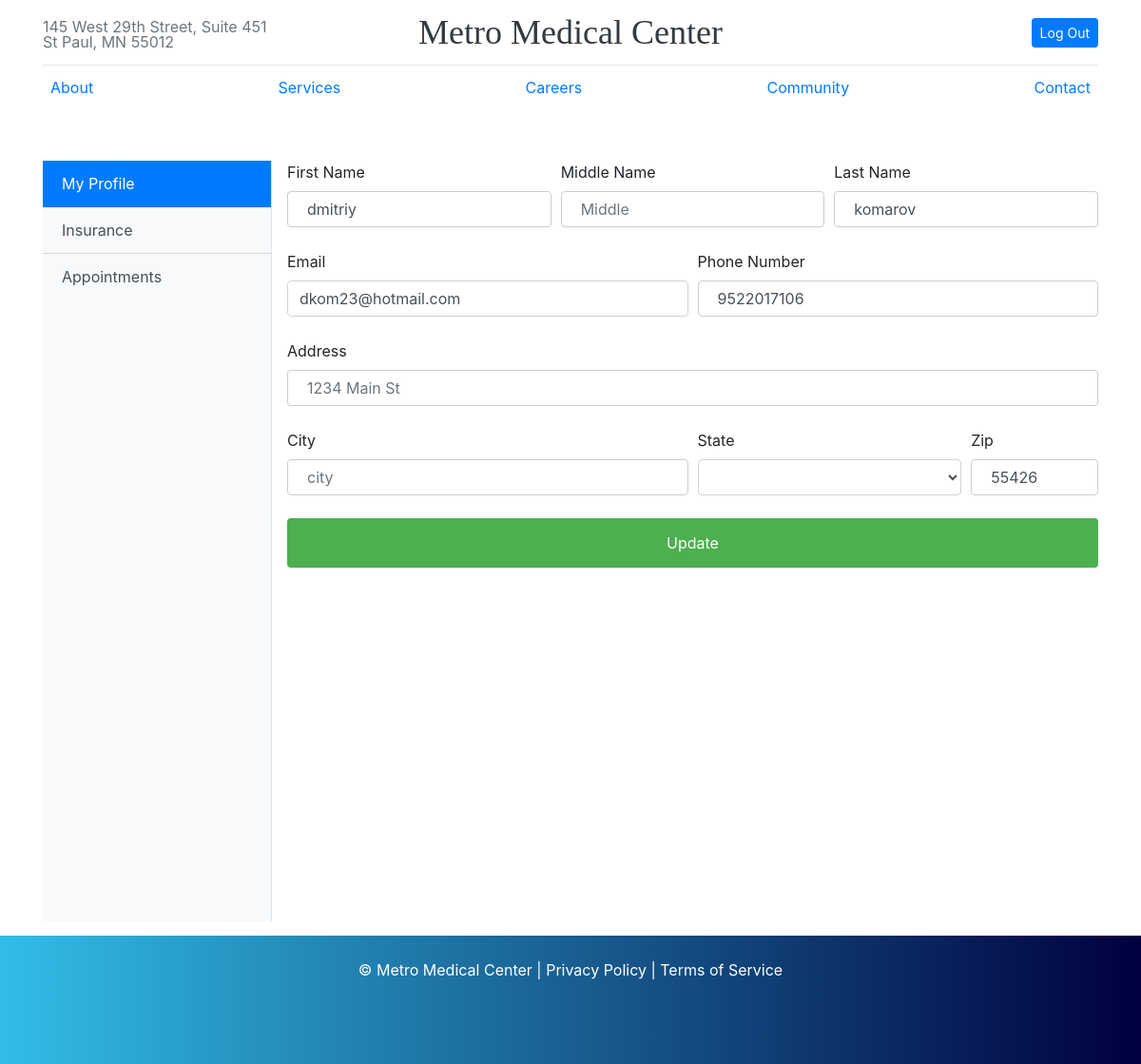
The page /metromed/public/userprofile.php (signed in) on the database its author committed.
### tables this page shows
CREATE TABLE user (
    user_id int NOT NULL AUTO_INCREMENT,
    email varchar(50) NOT NULL UNIQUE KEY,
    password varchar(255) NOT NULL,
    role varchar(15) DEFAULT NULL,
    enabled int DEFAULT NULL,
    PRIMARY KEY (user_id),
    FOREIGN KEY (user_id) REFERENCES user_info(user_id)
);

CREATE TABLE user_info (
    user_id int NOT NULL AUTO_INCREMENT ,
    f_name varchar(50) NOT NULL,
    l_name varchar(50) NOT NULL,
    m_name varchar(50) NOT NULL,
    address varchar(255) NOT NULL,
    city varchar(50) NOT NULL,
    state varchar(50) NOT NULL,
    zip varchar(50) NOT NULL,
    phone_number bigint NOT NULL,
    dob DATE,
    ins_id int NOT NULL,
    policy_number varchar(50),
    PRIMARY KEY (user_id),
    FOREIGN KEY (ins_id) REFERENCES insurance(ins_id)
);

### metromed/private/functions.php (called while the page is built, shortened)
<?php
function url_for($script_path) {
  if($script_path[0] != '/') {
    $script_path = "/" . $script_path;
  }
  return WWW_ROOT . $script_path;
}
function u($string="") {
  return urlencode($string);
}
function h($string="") {
  return htmlspecialchars($string);
}
?>

### metromed/private/query_functions.php (called while the page is built, shortened)
<?php
  function find_user_by_id_2($id) {
    global $db;
    $sql = "SELECT u.*, i.* FROM user_info AS i, user AS u ";
    $sql .= "WHERE i.user_id='" . $id . "'" . " AND u.user_id='" . $id . "'";
    $sql .= ";";
    $result = mysqli_query($db, $sql);
    $user = mysqli_fetch_assoc($result);
    return $user;
  }
?>

### metromed/public/userprofile.php (the view, shortened to what this page needs)
<?php
include(SHARED_PATH . '/metromed_header.php');
$u_id = $_SESSION['user_id'];
if(is_post()) {
  $user = array();
  $user['f_name'] ? $_POST['f_name'] : '';
  $user['f_name'] ? $_POST['f_name'] : '';
  $user['l_name'] ? $_POST['l_name'] : '';
  $user['m_name'] ? $_POST['m_name'] : '';
  $user['address'] ? $_POST['address'] : '';
  $user['city'] ? $_POST['city'] : '';
  $user['state'] ? $_POST['state'] : '';
  $user['zip'] ? $_POST['zip'] : '';
  $user['phone_number'] ? $_POST['phone_number'] : '';
  $user['user_id'] ? $_SESSION['user_id'] : '';
  $user['email'] ? $_POST['email'] : '';
  $result = update_user($user);
  redirect_to(url_for('/userprofile.php'));
} else {
  $user_id = find_user_by_id_2($u_id);
}
?>
<div class="d-flex pt-5" id="wrapper">
  <div class="bg-light border-right" id="sidebar-left">
    <div class="list-group list-group-flush">
      <a href="userprofile.php" class="list-group-item list-group-item-action active">My Profile</a>
      <a href="#" class="list-group-item list-group-item-action bg-light">Insurance</a>
      <a href="#" class="list-group-item list-group-item-action bg-light">Appointments</a>
    </div>
  </div>
  <div class="page-content">
    <form class="ml-3" action="<?php echo url_for('userprofile.php?user_id=' . h(u($u_id))); ?>" method="post">
      <div class="form-row">
        <div class="form-group col-md-4">
          <label for="f_name">First Name</label>
          <input type="text" class="form-control" name="f_name" id="f_name" placeholder="First" value="<?php echo h($user_id['f_name']); ?>">
        </div>
        <div class="form-group col-md-4">
          <label for="m_name">Middle Name</label>
          <input type="text" class="form-control" name="m_name" id="m_name" placeholder="Middle" value="<?php echo h($user_id['m_name']); ?>">
        </div>
        <div class="form-group col-md-4">
          <label for="l_name">Last Name</label>
          <input type="text" class="form-control" name="l_name" id="l_name" placeholder="Last" value="<?php echo h($user_id['l_name']); ?>">
        </div>
      </div>
      <div class="form-row">
        <div class="form-group col-md-6">
          <label for="email">Email</label>
          <input type="email" class="form-control" name="email" id="email" placeholder="Email" value="<?php echo h($user_id['email']); ?>">
        </div>
        <div class="form-group col-md-6">
          <label for="phone_number">Phone Number</label>
          <input type="text" class="form-control" name="phone_number" id="phone_number" placeholder="Phone" value="<?php echo h($user_id['phone_number']); ?>">
        </div>
      </div>
      <div class="form-group">
        <label for="address">Address</label>
        <input type="text" class="form-control" name="address" id="address" placeholder="1234 Main St" value="<?php echo h($user_id['address']); ?>">
      </div>
      <div class=" form-row">
        <div class="form-group col-md-6">
          <label for="city">City</label>
          <input type="text" class="form-control" name="city" id="city" placeholder="city" value="<?php echo h($user_id['city']); ?>">
        </div>
        <div class="form-group col-md-4">
          <label for="state">State</label>
          <select name="state" class="form-control">
            <option selected>
            </option>
            <option value="Alabama">Alabama</option>
          </select>
        </div>
        <div class="form-group col-md-2">
          <label for="zip">Zip</label>
          <input type="text" class="form-control" name="zip" id="zip" placeholder="zipcode" value="<?php echo h($user_id['zip']); ?>">
        </div>
      </div>
      <div id="operations">
      <input type="submit" class="btn btn-primary" value="Update" />
      </div>
    </form>
  </div>
</div>
<?php include(SHARED_PATH . '/metromed_footer.php'); ?>

### metromed/public/assets/css/metromed.css (style rules this page uses)
body { min-height: 100vh; position: relative; margin: 0; padding-bottom: 150px; }
#sidebar-left { min-height: 100vh; margin-left: -15rem; -webkit-transition: margin .25s ease-out; -moz-transition: margin .25s ease-out; -o-transition: margin .25s ease-out; transition: margin .25s ease-out; }
#sidebar-left .list-group { width: 15rem; }
.page-content { min-width: 100vw; }
@media (min-width: 768px) { #sidebar-left { margin-left: 0; } }
@media (min-width: 768px) { .page-content { min-width: 0; width: 100%; } }
input[type=text], input[type=tel], input[type=date], input[type=password], select { width: 100%; padding: 12px 20px; margin-bottom: .5rem; display: inline-block; border: 1px solid #ccc; border-radius: 4px; box-sizing: border-box; }
input[type=submit] { width: 100%; background-color: #4caf50; color: white; padding: 14px 20px; margin-bottom: .5rem; border: none; border-radius: 4px; cursor: pointer; }

### rows shown on the page
user: f_name "dmitriy", l_name "komarov", email "dkom23@hotmail.com", phone_number "9522017106", zip "55426"
